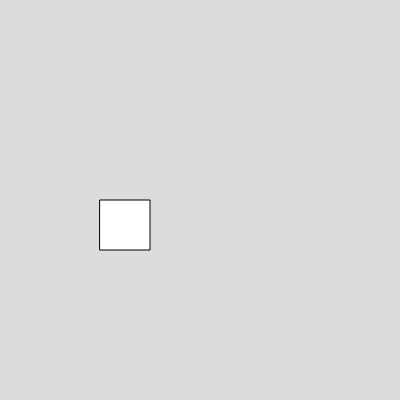
Frame 1 (no input)
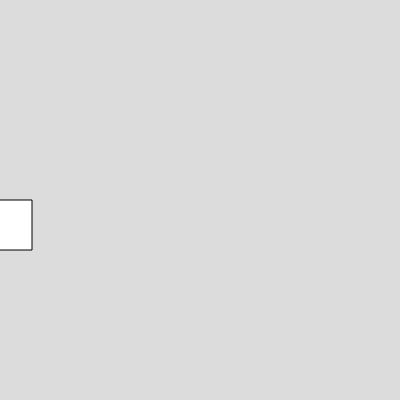
Frame 60 (no input)
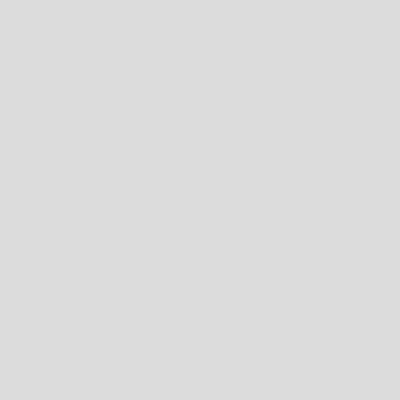
Frame 120 (the mouse pressed at the canvas centre since frame 60)

The p5.js sketch that drew these frames (run headless with seeded random() and noise() and a simulated clock; from frame 60 on, the mouse is pressed at the canvas centre):

// p5.js sketch
// ── sketch.js

var box1
function setup() 
{
  createCanvas(400, 400);
  box1=new Box()
}

function draw() 
{
  background(220);
  box1.show()
  box1.speedx(-2)
}


// ── Box.js
class Box{

    constructor(){
        this.x=100
        this.y=200
        this.w=50
        this.h=50
    }
show(){
    rect(this.x,this.y,this.w,this.h)
}
speedx(v){
this.x=this.x+v
}


}
